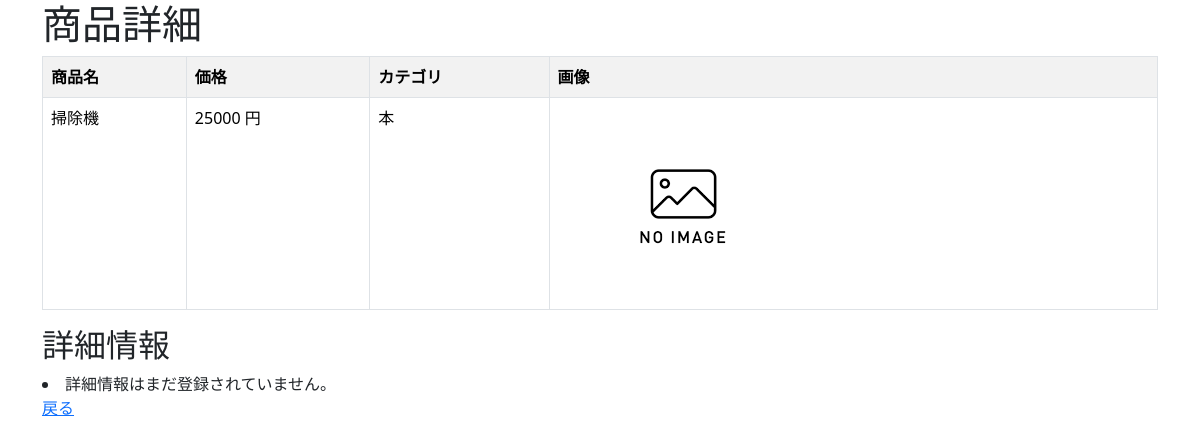
Page /crud/2 on the committed database.
### crud/models.py (models this page shows, shortened)
class Product(models.Model):
    name = models.CharField(max_length=200)
    price = models.PositiveIntegerField()
    category = models.ForeignKey(Category, on_delete=models.CASCADE)
    img = models.ImageField(blank=True, default='noImage.png')

class Category(models.Model):
    name = models.CharField(max_length=200)
    def __str__(self):
        return self.name

### crud/views.py (the view)
# urls.py: path('crud/<int:pk>', views.ProductDetailView.as_view(), name="detail"),
class ProductDetailView(DetailView):
    model = Product

### crud/templates/crud/product_detail.html (shortened to what this page needs)
{% extends "base.html" %}
{% block content %}
<h1>商品詳細</h1>
<table class="table table-striped table-hover table-bordered">
    <tr>
        <th>商品名</th>
        <th>価格</th>
        <th>カテゴリ</th>
        <th>画像</th>
    </tr>
    <tr>
        <td>{{ product.name }}</td>
        <td>{{ product.price }} 円</td>
        <td>{{ product.category }}</td>
        <td><img src="{{ product.img.url }}" style="width:100px height:auto;"></td>
    </tr>
</table>
<h2>詳細情報</h2>
{% for detail in product.details.all %}
  <li><strong>{{ detail.detail_type }}:</strong>{{ detail.content }}</li>
{% empty %}
  <li>詳細情報はまだ登録されていません。</li>
{% endfor %}
<a href="{% url 'list' %}">戻る</a>
{% endblock %}

### rows in the picture
Product: name "掃除機", price "25000", category "本", img (placeholder picture)
